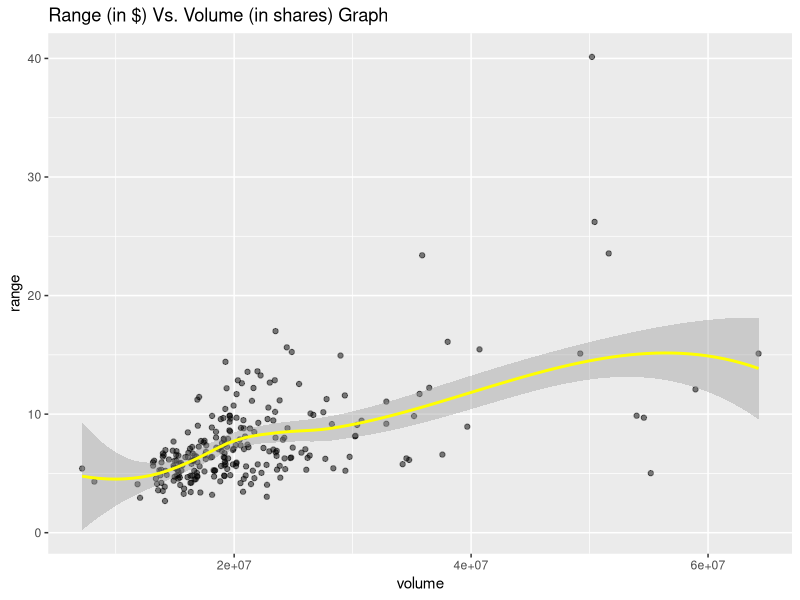
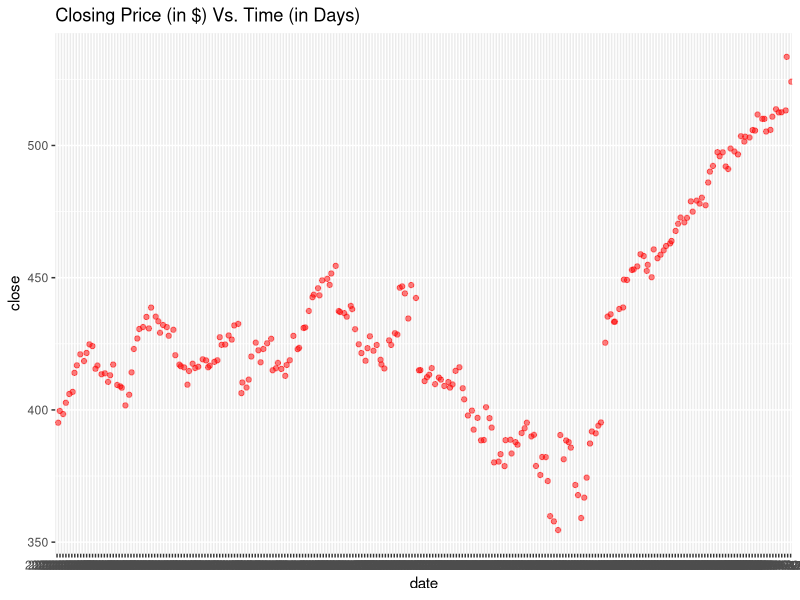

R code for these plots, in order:
## ---- chunk 1
install.packages("ggplot2")
library(tidyverse)
library(ggplot2)
library(dplyr)

MicrosoftStockData <- read.csv("Microsoft stocks 1 year data.csv")

# 1. Does high volume correlate with large price movements? ---------------

# Calculate return stock and return a new dataset including the range
MicrosoftStockDataWithRange <- MicrosoftStockData |>
  mutate(
    range = high - low
  ) |>
  arrange(range)


# Graph of Return Vs. Volume
ggplot(data = MicrosoftStockDataWithRange, mapping = aes(x = volume, y = range)) + 
  geom_point(position = "jitter", alpha = 0.5) + geom_smooth(color = "yellow") + labs(title = "Range (in $) Vs. Volume (in shares) Graph", color = "black") + theme(axis.title.x = element_text(colour = "black"), axis.title.y = element_text(colour = "black"))

# Returns the average range
MicrosoftStockDataWithRange |>
  summarize(
   averageRange = mean(range)
)



## ---- chunk 2
# 2. Is there a relationship between the date and and closing price? --------

ggplot(data = MicrosoftStockDataWithRange, mapping = aes(x = date, y = close)) + 
  geom_point(position = "jitter", color = "red", alpha = 0.5) + labs(title = "Closing Price (in $) Vs. Time (in Days)", color = "black") + theme(axis.title.x = element_text(colour = "black"), axis.title.y = element_text(colour = "black"))

# Return the minimum closing price
MicrosoftStockDataWithRange |> 
  select(close, volume, range, date) |>
  arrange(close) |>
  slice(1)
  

# Returns the maximum closing price
MicrosoftStockDataWithRange |> 
  select(close, volume, range, date) |>
  arrange(desc(close)) |>
  slice(1)

# Spring 2025 usually had the least costly closing price, while the end of the summer has the most costly closing price
